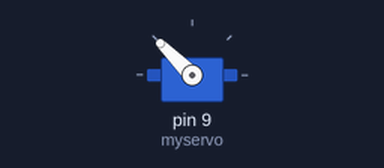
Bench run of a sketch on a simulated Arduino Uno, built with avr-gcc and run on an emulated ATmega328P. On the bench: servo. What the sketch prints to the serial monitor is not drawn.

Above: at 0.05 s.
Timing chart, 0 to 3.0 s (numbered marks = the images above):
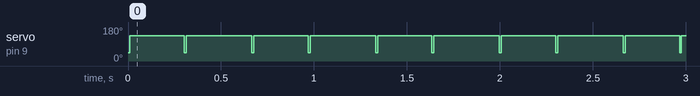

Measured:
- by itself, servo on pin 9 (myservo): alternates 135° for 0.32 s and 45° for 0.01 s

The sketch:

Servo_Sweep_Actuation_Test_Code.ino
```cpp
#include <Servo.h>

Servo myservo;  // create servo object to control a servo
// twelve servo objects can be created on most boards

int pos = 0;    // variable to store the servo position

void setup() {
  myservo.attach(9);
  Serial.begin(9600);  // attaches the servo on pin 9 to the servo object
}

void loop() {
  while (1==1) {
        myservo.write(45);              // tell servo to go to position in variable 'pos'
    delay(10);
    myservo.write(135);
    delay(10);
    Serial.print(1);
  }
}
```
